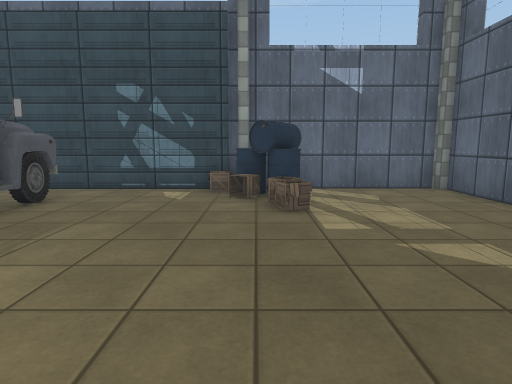
View 1 (above)

22 first-person views from a walk through a Unity game level. The camera is 1.3 m above the floor, tilts 8° down and sees 75° across. The floor is counted in squares, 1 m on a side. Each view is taken from the middle of a square. On the plan, view 1 faces up. The plan holds only what a view shows up to about 14 squares ahead; the rest is blank. The place goes on beyond the plan. The player is left out. Some animated figures are left out. Some surface patterns are stand-ins.

View 2
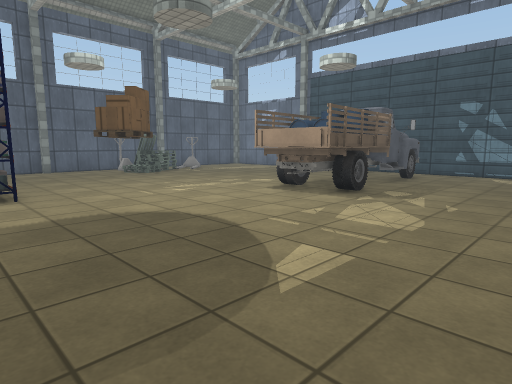

View 3
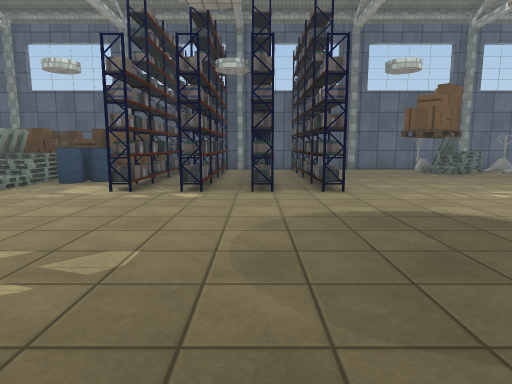

View 4
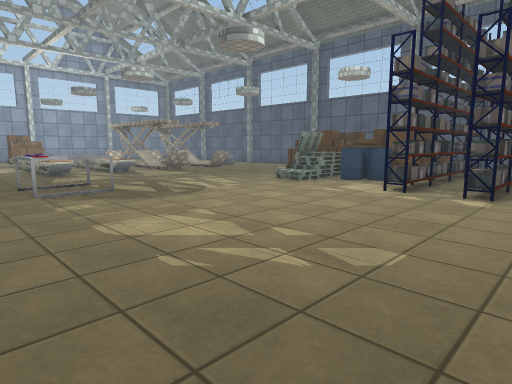

View 5
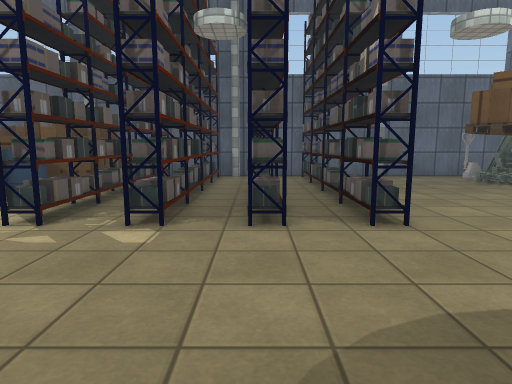

View 6
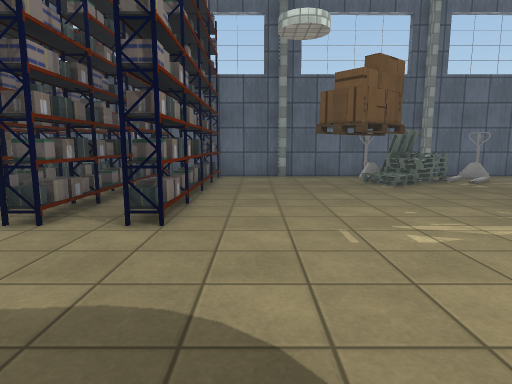

View 7
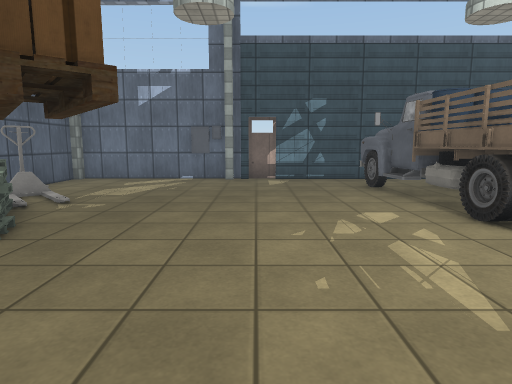

View 8
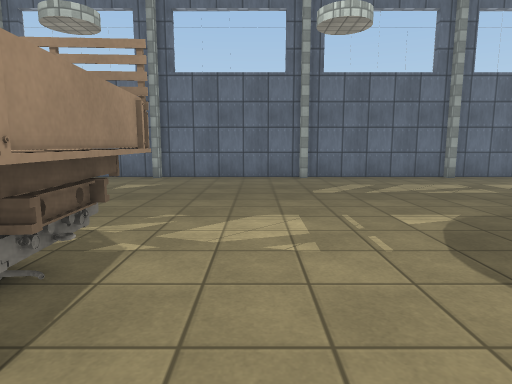

View 9
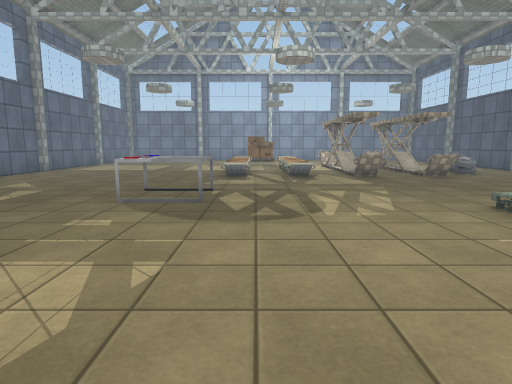

View 10
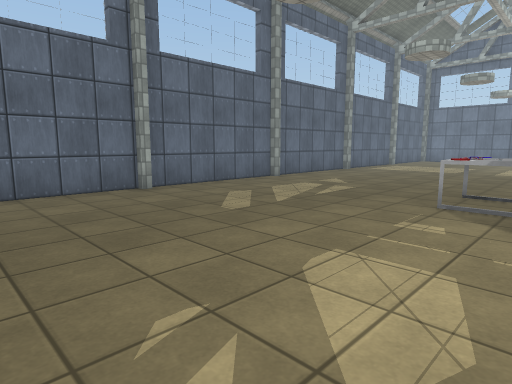

View 11
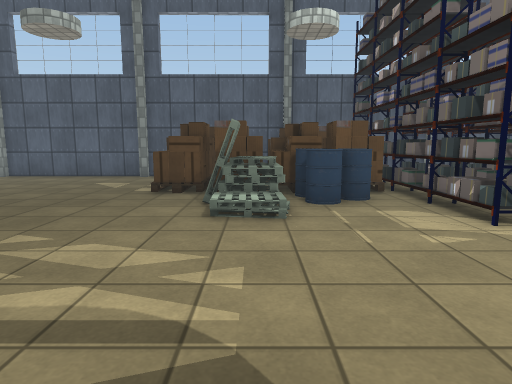

View 12
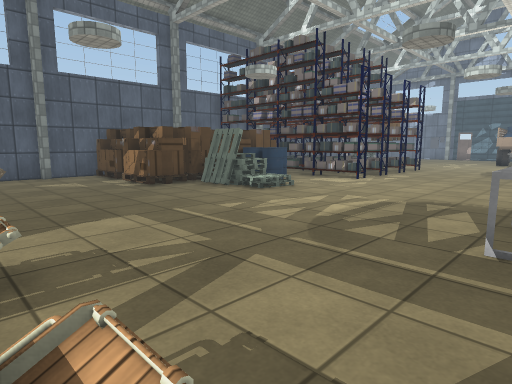

View 13
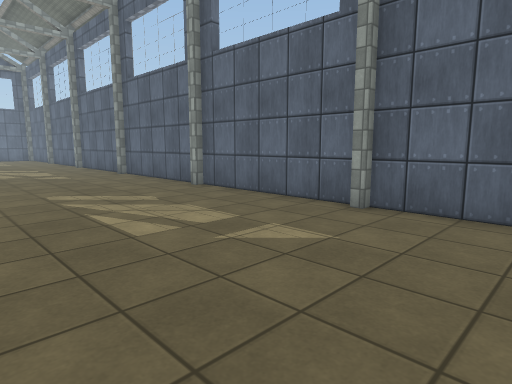

View 14
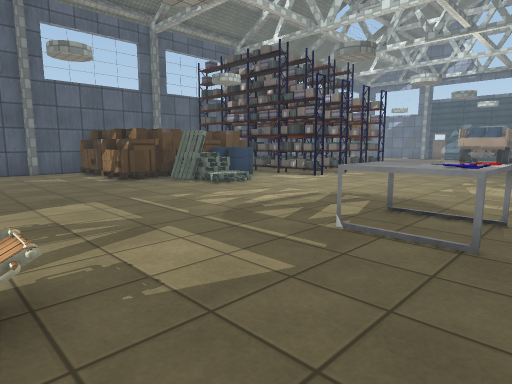

View 15
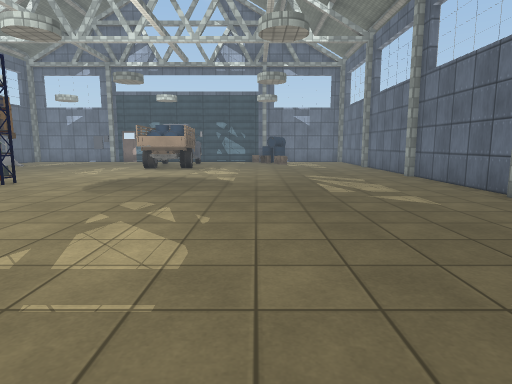

View 16
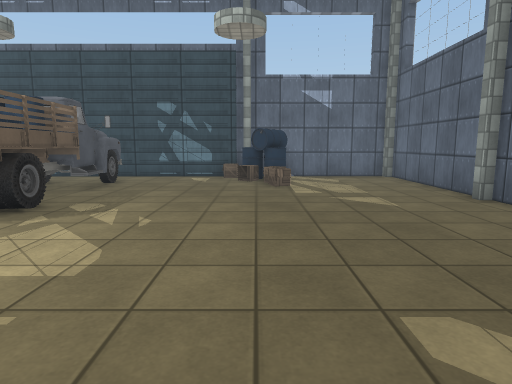

View 17
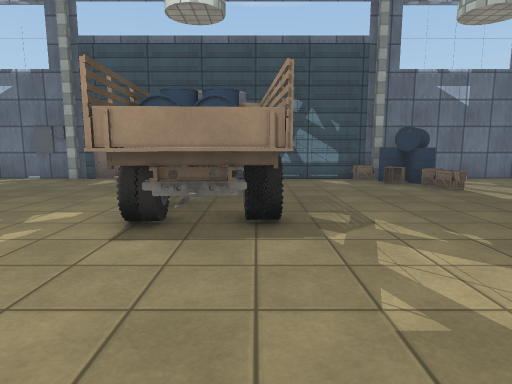

View 18
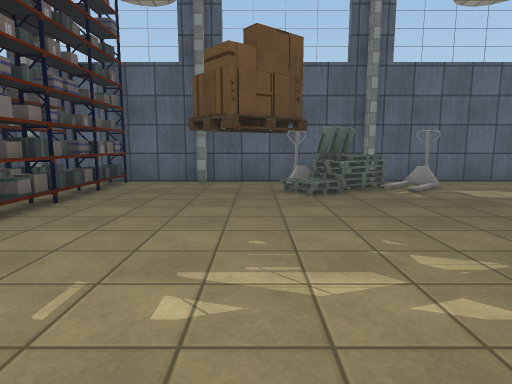

View 19
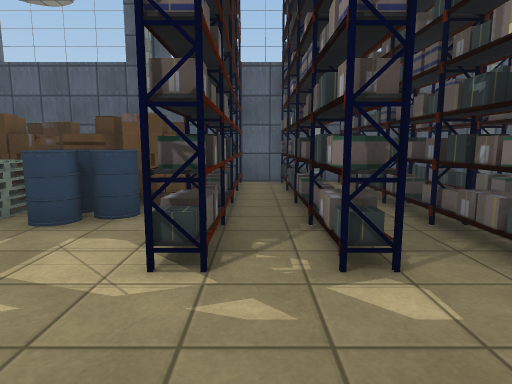

View 20
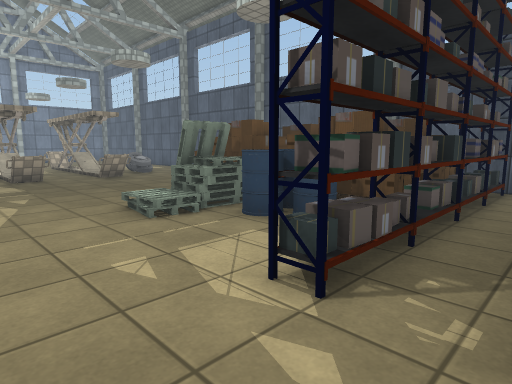

View 21
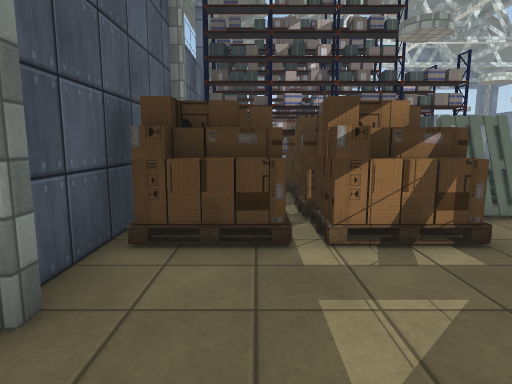

View 22
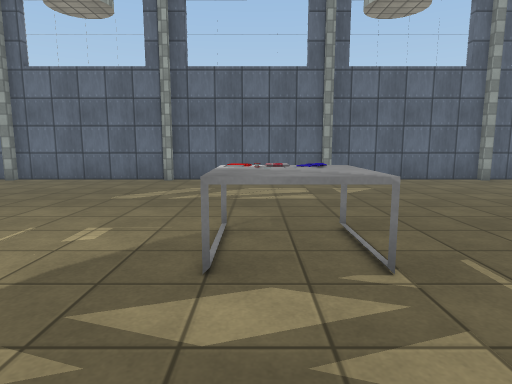

### Floor plan
Key: @ floor where view 1 was taken; # wall or solid block; x gap in a wall; . floor; = window, fence, low wall or low ledge; B box; A barrel; O other object.
Columns run from 18 left of view 1 to 6 right of it. Each row starts with its distance up from view 1.
 10 #####OO##########B#######
  9 #................BAO....#
  8 #..........O O....BA....#
  7 #..........OOO.....B....#
  6 #O.........OOO..........#
  5 #..........OOO..........#
  4 #OO........OOO..........#
  3 #OO........OOO..........#
  2 #OOO.......OOO..........#
  1 #O..OO.....OOO..........#
  0 #...OOO...........@.....#
 -1 #....O..................#
 -2 #.......................#
 -3 #.......................#
 -4 #.......................#
 -5 #########...............#
 -6 #.......................#
 -7 #########...............#
 -8 #.......................#
 -9 #########...............#
-10 #.......................#
-11 ########x...............#
-12 #OOOOOA.................#
-13 #OOOOAAA................#
-14 #OOOOAAA................#
-15 #OOOOOOOO...............#
-16 #OOOOOOO................#
-17 #OOOOO........OOO.......#
-18 #OOOOO........OOO.......#
-19 #.......................#
-20 #.......................#
-21 #.......................#
-22 #....==.==..............#
-23 #.....=.=..O..O.........#

Positions as (right, up) in squares from view 1, and headings:
1: (0, 0), facing up
2: (0, -6), facing up-left
3: (0, -7), facing left
4: (0, -7), facing down-left
5: (-4, -7), facing left
6: (-4, -3), facing left
7: (-11, -3), facing up
8: (-8, 0), facing right
9: (-5, -9), facing down
10: (-4, -9), facing down-right
11: (-4, -15), facing left
12: (-3, -23), facing up-left
13: (-1, -23), facing up-right
14: (-1, -23), facing up-left
15: (-1, -16), facing up
16: (0, -4), facing up
17: (-5, -3), facing up
18: (-6, 0), facing left
19: (-6, -10), facing left
20: (-7, -9), facing down-left
21: (-16, -22), facing up
22: (-7, -17), facing right
